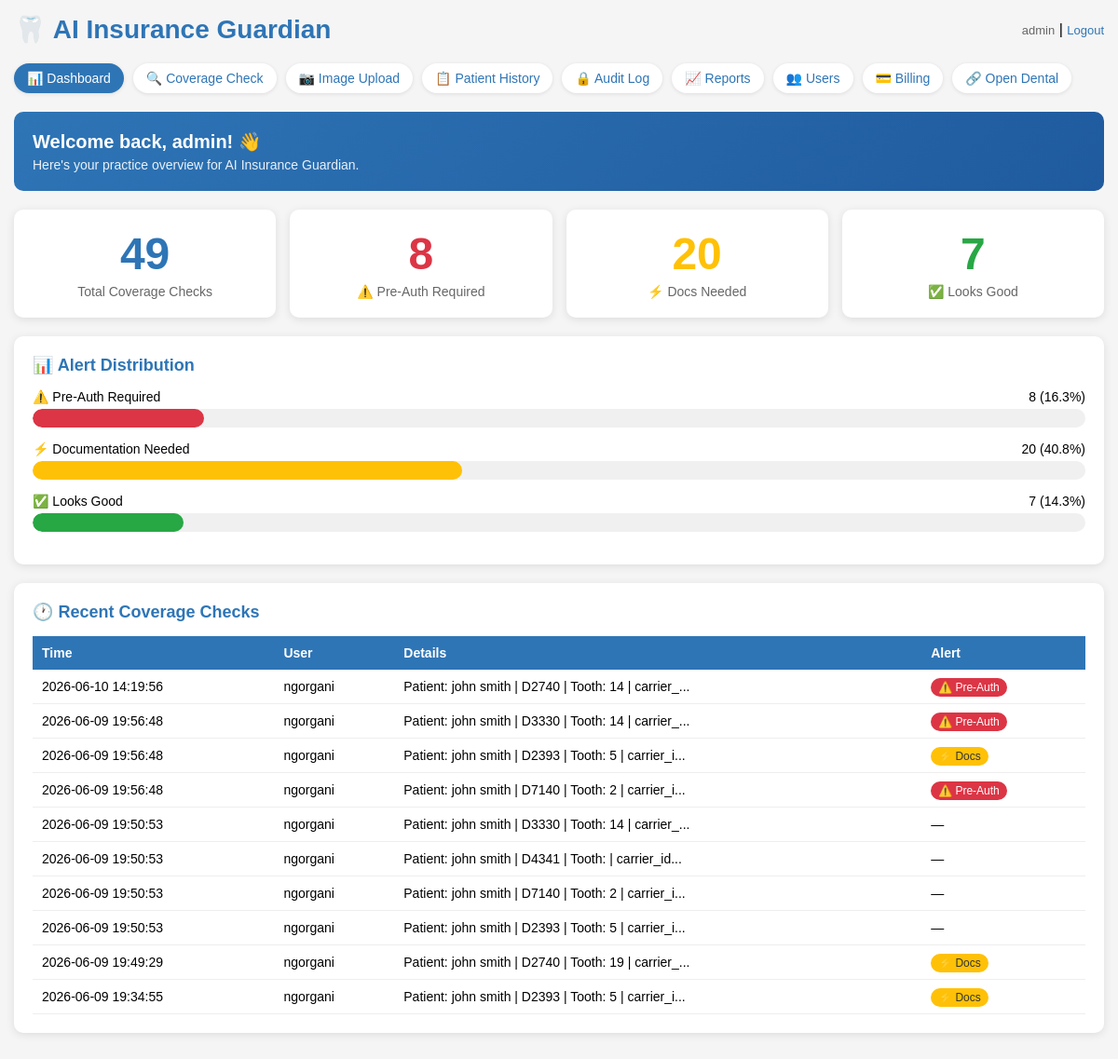
The app's page /dashboard (signed in) with its own data.
### tables this page shows
CREATE TABLE users (
            id INTEGER PRIMARY KEY,
            username TEXT UNIQUE NOT NULL,
            password TEXT NOT NULL,
            role TEXT DEFAULT 'staff'
        , pod TEXT DEFAULT NULL, year_level TEXT DEFAULT NULL, full_name TEXT DEFAULT NULL);

CREATE TABLE audit_log (id INTEGER PRIMARY KEY, username TEXT, action TEXT, details TEXT, timestamp TEXT);

### app.py (the view)
@app.route("/dashboard")
@login_required
def dashboard():
    conn = get_db()
    cursor = conn.cursor()
    cursor.execute("SELECT COUNT(*) FROM audit_log WHERE action = 'COVERAGE_CHECK'")
    total_checks = cursor.fetchone()[0]
    cursor.execute("SELECT COUNT(*) FROM audit_log WHERE action = 'COVERAGE_CHECK' AND details LIKE '%Alert: red%'")
    total_red = cursor.fetchone()[0]
    cursor.execute("SELECT COUNT(*) FROM audit_log WHERE action = 'COVERAGE_CHECK' AND details LIKE '%Alert: yellow%'")
    total_yellow = cursor.fetchone()[0]
    cursor.execute("SELECT COUNT(*) FROM audit_log WHERE action = 'COVERAGE_CHECK' AND details LIKE '%Alert: green%'")
    total_green = cursor.fetchone()[0]
    cursor.execute("SELECT * FROM audit_log WHERE action = 'COVERAGE_CHECK' ORDER BY timestamp DESC LIMIT 10")
    recent_checks = cursor.fetchall()
    conn.close()
    return render_template("dashboard.html", total_checks=total_checks, total_red=total_red,
        total_yellow=total_yellow, total_green=total_green, recent_checks=recent_checks)

### app.py (called while the page is built)
def get_db():
    conn = sqlite3.connect("insurance_guardian.db")
    conn.row_factory = sqlite3.Row
    return conn

@login_manager.user_loader
def load_user(user_id):
    conn = get_db()
    cursor = conn.cursor()
    cursor.execute("SELECT id, username, role, pod, year_level, full_name FROM users WHERE id = ?", (user_id,))
    row = cursor.fetchone()
    conn.close()
    if row:
        return User(row[0], row[1], row[2], row[3], row[4], row[5])
    return None

### templates/dashboard.html (shortened to what this page needs)
<!DOCTYPE html>
<html>
<head>
</head>
<body>
    <div class="header">
        <h1>🦷 AI Insurance Guardian</h1>
        <div>
            <span class="user-info">{{ current_user.username }}</span> |
            <a href="/logout" class="logout">Logout</a>
        </div>
    </div>
    <div class="nav">
        <a href="/dashboard" class="active">📊 Dashboard</a>
        <a href="/">🔍 Coverage Check</a>
        <a href="/upload">📷 Image Upload</a>
        <a href="/history">📋 Patient History</a>
        <a href="/audit">🔒 Audit Log</a>
        <a href="/reports">📈 Reports</a>
        <a href="/users">👥 Users</a>
        <a href="/billing">💳 Billing</a>
        <a href="/opendental">🔗 Open Dental</a>
    </div>
    <div class="welcome-box">
        <h2>Welcome back, {{ current_user.username }}! 👋</h2>
        <p>Here's your practice overview for AI Insurance Guardian.</p>
    </div>
    <div class="stats-grid">
        <div class="stat-card stat-total">
            <div class="stat-number">{{ total_checks }}</div>
            <div class="stat-label">Total Coverage Checks</div>
        </div>
        <div class="stat-card stat-red">
            <div class="stat-number">{{ total_red }}</div>
            <div class="stat-label">⚠️ Pre-Auth Required</div>
        </div>
        <div class="stat-card stat-yellow">
            <div class="stat-number">{{ total_yellow }}</div>
            <div class="stat-label">⚡ Docs Needed</div>
        </div>
        <div class="stat-card stat-green">
            <div class="stat-number">{{ total_green }}</div>
            <div class="stat-label">✅ Looks Good</div>
        </div>
    </div>
    {% if total_checks > 0 %}
    <div class="section-box">
        <h2>📊 Alert Distribution</h2>
        <div class="progress-bar-container">
            <div class="progress-label">
                <span>⚠️ Pre-Auth Required</span>
                <span>{{ total_red }} ({{ ((total_red / total_checks) * 100)|round(1) }}%)</span>
            </div>
            <div class="progress-bar">
                <div class="progress-fill-red" style="width: {{ ((total_red / total_checks) * 100)|round(1) }}%"></div>
            </div>
        </div>
        <div class="progress-bar-container">
            <div class="progress-label">
                <span>⚡ Documentation Needed</span>
                <span>{{ total_yellow }} ({{ ((total_yellow / total_checks) * 100)|round(1) }}%)</span>
            </div>
            <div class="progress-bar">
                <div class="progress-fill-yellow" style="width: {{ ((total_yellow / total_checks) * 100)|round(1) }}%"></div>
            </div>
        </div>
        <div class="progress-bar-container">
            <div class="progress-label">
                <span>✅ Looks Good</span>
                <span>{{ total_green }} ({{ ((total_green / total_checks) * 100)|round(1) }}%)</span>
            </div>
            <div class="progress-bar">
                <div class="progress-fill-green" style="width: {{ ((total_green / total_checks) * 100)|round(1) }}%"></div>
            </div>
        </div>
    </div>
    {% endif %}
    <div class="section-box">
        <h2>🕐 Recent Coverage Checks</h2>
        {% if recent_checks %}
        <table class="recent-table">
            <tr>
                <th>Time</th>
                <th>User</th>
                <th>Details</th>
                <th>Alert</th>
            </tr>
            {% for record in recent_checks %}
            <tr>
                <td>{{ record[4] }}</td>
                <td>{{ record[1] }}</td>
                <td>{{ record[3][:50] }}...</td>
                <td>
                    {% if 'Alert: red' in record[3] %}
                    <span class="badge-red">⚠️ Pre-Auth</span>
                    {% elif 'Alert: yellow' in record[3] %}
                    <span class="badge-yellow">⚡ Docs</span>
                    {% elif 'Alert: green' in record[3] %}
                    <span class="badge-green">✅ Good</span>
                    {% else %}
                    —
                    {% endif %}
                </td>
            </tr>
            {% endfor %}
        </table>
        {% else %}
        <p style="color:#666; text-align:center; padding:20px;">No coverage checks yet. Start by checking a patient's coverage!</p>
        {% endif %}
    </div>
</body>
</html>

### templates/dashboard.html (style rules this page uses)
* { box-sizing: border-box; margin: 0; padding: 0; }
body { font-family: Arial, sans-serif; background-color: #f5f5f5; padding: 15px; }
.header { display: flex; justify-content: space-between; align-items: center; margin-bottom: 20px; flex-wrap: wrap; gap: 10px; }
h1 { color: #2E75B6; font-size: clamp(20px, 4vw, 28px); }
.nav { display: flex; flex-wrap: wrap; gap: 10px; margin-bottom: 20px; }
.nav a { color: #2E75B6; text-decoration: none; font-size: 14px; background: white; padding: 8px 14px; border-radius: 20px; box-shadow: 0 1px 4px rgba(0,0,0,0.1); }
.nav a.active { background: #2E75B6; color: white; }
.user-info { color: #666; font-size: 13px; }
.logout { color: #2E75B6; text-decoration: none; font-size: 13px; }
.stats-grid { display: grid; grid-template-columns: repeat(auto-fit, minmax(180px, 1fr)); gap: 15px; margin-bottom: 20px; }
.stat-card { background: white; padding: 20px; border-radius: 10px; box-shadow: 0 2px 10px rgba(0,0,0,0.1); text-align: center; }
.stat-number { font-size: 48px; font-weight: bold; margin-bottom: 5px; }
.stat-label { color: #666; font-size: 14px; }
.stat-total .stat-number { color: #2E75B6; }
.stat-red .stat-number { color: #dc3545; }
.stat-yellow .stat-number { color: #ffc107; }
.stat-green .stat-number { color: #28a745; }
.section-box { background: white; padding: 20px; border-radius: 10px; box-shadow: 0 2px 10px rgba(0,0,0,0.1); margin-bottom: 20px; }
.section-box h2 { color: #2E75B6; margin-bottom: 15px; font-size: 18px; }
.progress-bar-container { margin-bottom: 15px; }
.progress-label { display: flex; justify-content: space-between; margin-bottom: 5px; font-size: 14px; }
.progress-bar { height: 20px; border-radius: 10px; background: #f0f0f0; overflow: hidden; }
.progress-fill-red { height: 100%; background: #dc3545; border-radius: 10px; }
.progress-fill-yellow { height: 100%; background: #ffc107; border-radius: 10px; }
.progress-fill-green { height: 100%; background: #28a745; border-radius: 10px; }
.recent-table { width: 100%; border-collapse: collapse; font-size: 14px; }
.recent-table th { background: #2E75B6; color: white; padding: 10px; text-align: left; }
.recent-table td { padding: 10px; border-bottom: 1px solid #eee; }
.badge-red { background: #dc3545; color: white; padding: 3px 8px; border-radius: 10px; font-size: 12px; }
.badge-yellow { background: #ffc107; color: #333; padding: 3px 8px; border-radius: 10px; font-size: 12px; }
.welcome-box { background: linear-gradient(135deg, #2E75B6, #1F5A9E); color: white; padding: 20px; border-radius: 10px; margin-bottom: 20px; }
.welcome-box h2 { font-size: 20px; margin-bottom: 5px; }
.welcome-box p { font-size: 14px; opacity: 0.9; }

### records on screen
users: username "admin"
audit_log: timestamp "2026-06-10 14:19:56", username "ngorgani", details "Patient: john smith | D2740 | Tooth: 14 | carrier_", shows "⚠️ Pre-Auth"
audit_log: timestamp "2026-06-09 19:56:48", username "ngorgani", details "Patient: john smith | D3330 | Tooth: 14 | carrier_", shows "⚠️ Pre-Auth"
audit_log: timestamp "2026-06-09 19:56:48", username "ngorgani", details "Patient: john smith | D2393 | Tooth: 5 | carrier_i", shows "⚡ Docs"
audit_log: timestamp "2026-06-09 19:56:48", username "ngorgani", details "Patient: john smith | D7140 | Tooth: 2 | carrier_i", shows "⚠️ Pre-Auth"
audit_log: timestamp "2026-06-09 19:50:53", username "ngorgani", details "Patient: john smith | D3330 | Tooth: 14 | carrier_"
audit_log: timestamp "2026-06-09 19:50:53", username "ngorgani", details "Patient: john smith | D4341 | Tooth: | carrier_id"
audit_log: timestamp "2026-06-09 19:50:53", username "ngorgani", details "Patient: john smith | D7140 | Tooth: 2 | carrier_i"
audit_log: timestamp "2026-06-09 19:50:53", username "ngorgani", details "Patient: john smith | D2393 | Tooth: 5 | carrier_i"
audit_log: timestamp "2026-06-09 19:49:29", username "ngorgani", details "Patient: john smith | D2740 | Tooth: 19 | carrier_", shows "⚡ Docs"
audit_log: timestamp "2026-06-09 19:34:55", username "ngorgani", details "Patient: john smith | D2393 | Tooth: 5 | carrier_i", shows "⚡ Docs"

### other values on screen
{{ total_checks }} "49"
{{ total_red }} "8"
{{ total_yellow }} "20"
{{ total_green }} "7"
{{ ((total_red / total_checks) * 100)|round(1) }} "16.3"
{{ ((total_yellow / total_checks) * 100)|round(1) }} "40.8"
{{ ((total_green / total_checks) * 100)|round(1) }} "14.3"
